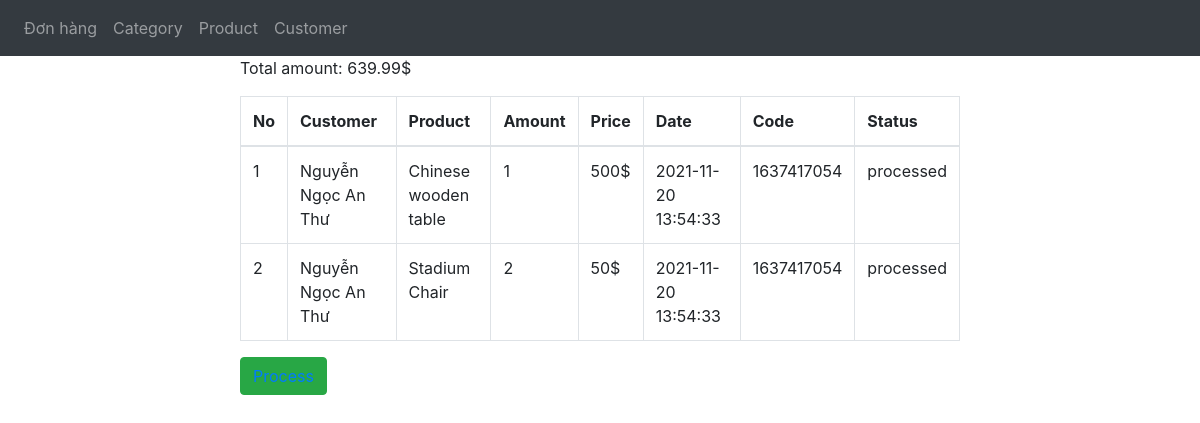
/admin/chitietdonhang.php?detail=1637417054, run on the app's committed database.
### tables this page shows
CREATE TABLE `tbl_donhang` (
  `donhang_id` int(11) NOT NULL,
  `sanpham_id` int(11) NOT NULL,
  `soluong` int(11) NOT NULL,
  `mahang` int(11) NOT NULL,
  `khachhang_id` int(11) NOT NULL,
  `ngaythang` timestamp NOT NULL DEFAULT current_timestamp() ON UPDATE current_timestamp(),
  `status` int(11) NOT NULL DEFAULT 0
);

CREATE TABLE `tbl_customer` (
  `customer_id` int(11) NOT NULL,
  `name` varchar(50) NOT NULL,
  `email` varchar(50) NOT NULL,
  `phone` varchar(50) NOT NULL,
  `address` varchar(50) NOT NULL
);

CREATE TABLE `tbl_product` (
  `product_id` int(11) NOT NULL,
  `product_category` int(11) NOT NULL,
  `product_amount` int(11) NOT NULL,
  `product_discrip` text NOT NULL,
  `product_image1` varchar(50) NOT NULL,
  `product_image2` varchar(50) NOT NULL,
  `product_image3` varchar(50) NOT NULL,
  `product_image4` varchar(50) NOT NULL,
  `product_name` varchar(50) NOT NULL,
  `product_price` float NOT NULL
);

### admin/chitietdonhang.php (the view, shortened to what this page needs)
<?php
$con = mysqli_connect("localhost:3307","root","","donoithat");
?>
<?php
    if(isset($_GET['detail'])){
        $donhang_mahang = $_GET['detail'];
        $sql_donhang = mysqli_query($con, "SELECT * FROM tbl_donhang, tbl_product, tbl_customer WHERE tbl_donhang.sanpham_id = tbl_product.product_id AND tbl_donhang.khachhang_id = tbl_customer.customer_id AND tbl_donhang.mahang = '$donhang_mahang' ");
    }
?>
<!DOCTYPE html>
<html lang="en">
<head>
    <link rel="stylesheet" href="https://maxcdn.bootstrapcdn.com/bootstrap/4.5.2/css/bootstrap.min.css">
</head>
<body>
  <?php
    include_once('nav.php');
  ?>
    <div style ="width: 60%;margin-top: 20px;margin: auto">
        <table class = "table table-resonsive table-bordered table-tripped">
            <tr>
                <th>No</th>
                <th>Customer</th>
                <th>Product</th>
                <th>Amount</th>
                <th>Price</th>
                <th>Date</th>
                <th>Code</th>
                <th>Status</th>
            </tr>
            <tbody>
            <?php
                $i = 1;
                $sum = 0;
                while($row_donhang = mysqli_fetch_array($sql_donhang)) {
            ?>
                <tr>
                    <td><?php echo $i?></td>
                    <td><?php echo $row_donhang['name']?></td>
                    <td><?php echo $row_donhang['product_name']?></td>
                    <td><?php echo $row_donhang['soluong']?></td>
                    <td><?php echo $row_donhang['product_price']."$"?></td>
                    <td><?php echo $row_donhang['ngaythang']?></td>
                    <td><?php echo $row_donhang['mahang']?></td>
                    <td><?php if($row_donhang['status'] == 0) echo "Not processed";else echo "processed";?></td>
                </tr>
            <?php
            $sum =$sum +  $row_donhang['soluong']*$row_donhang['product_price'];
             $i++;
                }
            ?>
            <p>Total amount: <?php echo $sum*1.05+9.99."$"?></p>
            </tbody>
        </table>
        <button class = "btn btn-success"><a href = "?process=<?php echo $donhang_mahang?>">Process</a></button>
    </div>
</body>
</html>

### data on the page
tbl_donhang: tbl_customer.name "Nguyễn Ngọc An Thư", tbl_product.product_name "Chinese wooden table", soluong "1", tbl_product.product_price "500", ngaythang "2021-11-20 13:54:33", mahang "1637417054", status "processed"
tbl_donhang: tbl_customer.name "Nguyễn Ngọc An Thư", tbl_product.product_name "Stadium Chair", soluong "2", tbl_product.product_price "50", ngaythang "2021-11-20 13:54:33", mahang "1637417054", status "processed"

### other printed values
$sum*1.05+9.99 "639.99"
